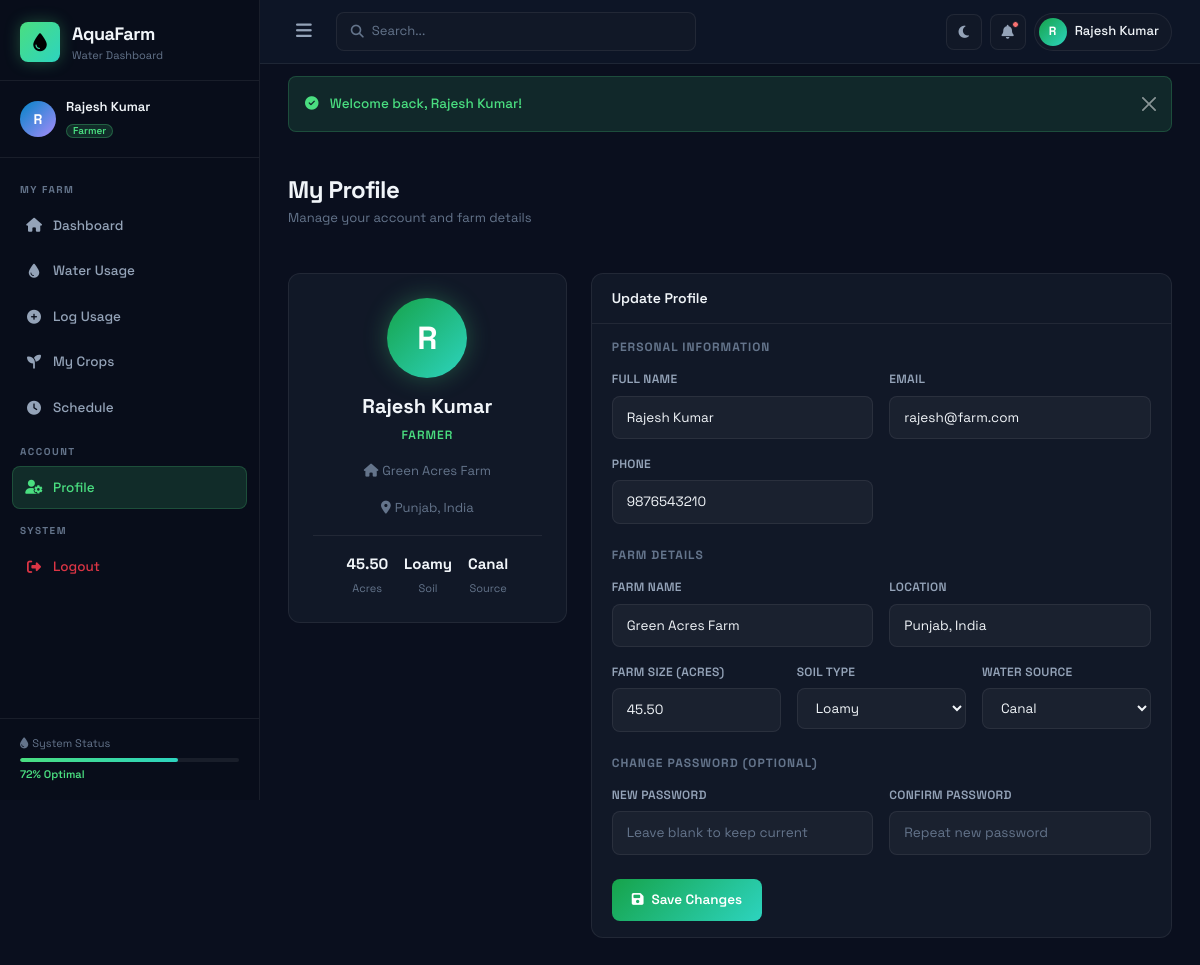
Page /dashboard/profile (signed in) on the committed database.
### tables this page shows
CREATE TABLE IF NOT EXISTS farmers (
    id INT AUTO_INCREMENT PRIMARY KEY,
    user_id INT NOT NULL,
    farm_name VARCHAR(150) NOT NULL,
    location VARCHAR(200) NOT NULL,
    farm_size DECIMAL(10,2) NOT NULL COMMENT 'in acres',
    soil_type ENUM('clay', 'sandy', 'loamy', 'silty', 'peaty', 'chalky') DEFAULT 'loamy',
    water_source ENUM('borewell', 'canal', 'rainwater', 'river', 'tank') DEFAULT 'borewell',
    phone VARCHAR(20) DEFAULT NULL,
    created_at TIMESTAMP DEFAULT CURRENT_TIMESTAMP,
    updated_at TIMESTAMP DEFAULT CURRENT_TIMESTAMP ON UPDATE CURRENT_TIMESTAMP,
    FOREIGN KEY (user_id) REFERENCES users(id) ON DELETE CASCADE
);

CREATE TABLE IF NOT EXISTS users (
    id INT AUTO_INCREMENT PRIMARY KEY,
    name VARCHAR(100) NOT NULL,
    email VARCHAR(150) NOT NULL UNIQUE,
    password VARCHAR(255) NOT NULL,
    role ENUM('admin', 'farmer') NOT NULL DEFAULT 'farmer',
    avatar VARCHAR(255) DEFAULT NULL,
    is_active TINYINT(1) DEFAULT 1,
    last_login DATETIME DEFAULT NULL,
    created_at TIMESTAMP DEFAULT CURRENT_TIMESTAMP,
    updated_at TIMESTAMP DEFAULT CURRENT_TIMESTAMP ON UPDATE CURRENT_TIMESTAMP
);

### app/core/Controller.php (called while the page is built, shortened)
<?php
class Controller {
    protected function model($model) {
        $modelFile = BASE_PATH . '/app/models/' . $model . '.php';
        if (file_exists($modelFile)) {
            return new $model();
        }
        die("Model {$model} not found.");
    }
    protected function render($view, $data = [], $layout = 'main') {
        extract($data);
        $layoutFile = BASE_PATH . '/app/views/layouts/' . $layout . '.php';
        require_once $layoutFile;
    }
}

### app/controllers/DashboardController.php (called while the page is built, shortened)
<?php
class DashboardController extends Controller {
    public function profile() {
        $farmerModel = $this->model('FarmerModel');
        $farmer = $farmerModel->getByUserId($_SESSION['user_id']);
        $flash  = $this->getFlash();
        $this->render('farmers.profile', [
            'title'  => 'My Profile',
            'farmer' => $farmer,
            'flash'  => $flash,
        ], 'main');
    }
}

### app/core/Router.php (called while the page is built, shortened)
<?php
class Router {
    private $url;
    public function __construct() {
        $this->url = $this->parseUrl();
    }
    private function parseUrl() {
        if (isset($_GET['url'])) {
            return filter_var(rtrim($_GET['url'], '/'), FILTER_SANITIZE_URL);
        }
        return '';
    }
    public function route() {
        $urlParts = $this->url ? explode('/', $this->url) : [];
        $methodName = isset($urlParts[1]) && !empty($urlParts[1])
            ? strtolower($urlParts[1])
            : 'index';
        $params = array_slice($urlParts, 2);
        $controller = new $controllerName();
        call_user_func_array([$controller, $methodName], $params);
    }
}

### app/core/App.php (called while the page is built, shortened)
<?php
class App {
    public function __construct() {
        require_once BASE_PATH . '/app/core/Database.php';
        require_once BASE_PATH . '/app/core/Model.php';
        require_once BASE_PATH . '/app/core/Controller.php';
        require_once BASE_PATH . '/app/core/Router.php';
        require_once BASE_PATH . '/app/core/Helper.php';
        $router = new Router();
        $router->route();
    }
}

### public/index.php (called while the page is built, shortened)
<?php
require_once BASE_PATH . '/app/core/App.php';
new App();

### app/core/Database.php (called while the page is built, shortened)
<?php
class Database {
    private static $instance = null;
    private $connection;
    private function __construct() {
        $port = defined('DB_PORT') ? DB_PORT : '3306';
        $dsn = 'mysql:host=' . DB_HOST . ';port=' . $port . ';dbname=' . DB_NAME . ';charset=' . DB_CHARSET;
        $options = [
            PDO::ATTR_ERRMODE            => PDO::ERRMODE_EXCEPTION,
            PDO::ATTR_DEFAULT_FETCH_MODE => PDO::FETCH_ASSOC,
            PDO::ATTR_EMULATE_PREPARES   => false,
        ];
        try {
            $this->connection = new PDO($dsn, DB_USER, DB_PASS, $options);
        } catch (PDOException $e) {
            die(json_encode(['error' => 'Database connection failed: ' . $e->getMessage()]));
        }
    }
    public static function getInstance() {
        if (self::$instance === null) {
            self::$instance = new self();
        }
        return self::$instance;
    }
    public function query($sql, $params = []) {
        $stmt = $this->connection->prepare($sql);
        $stmt->execute($params);
        return $stmt;
    }
    public function fetch($sql, $params = []) { return $this->query($sql, $params)->fetch(); }
}

### app/core/Model.php (called while the page is built, shortened)
<?php
class Model {
    public function __construct() {
        $this->db = Database::getInstance();
    }
}

### app/models/FarmerModel.php (called while the page is built, shortened)
<?php
class FarmerModel extends Model {
    public function getByUserId($userId) {
        return $this->db->fetch(
            "SELECT f.*, u.name, u.email, u.role, u.last_login
             FROM farmers f
             JOIN users u ON u.id = f.user_id
             WHERE f.user_id = ?",
            [$userId]
        );
    }
}

### app/core/Helper.php (called while the page is built, shortened)
<?php
function e($str) {
    return htmlspecialchars($str ?? '', ENT_QUOTES, 'UTF-8');
}

### app/views/farmers/profile.php (the view)
<div class="page-header">
    <div><h1 class="page-title">My Profile</h1><p class="page-subtitle">Manage your account and farm details</p></div>
</div>
<div class="row g-4">
    <div class="col-lg-4">
        <div class="card-custom text-center p-4">
            <div class="profile-avatar"><?= strtoupper(substr($farmer['name'], 0, 1)) ?></div>
            <h4 class="profile-name mt-3"><?= e($farmer['name']) ?></h4>
            <p class="profile-role">Farmer</p>
            <p class="profile-farm"><i class="fas fa-home me-1"></i><?= e($farmer['farm_name']) ?></p>
            <p class="profile-location"><i class="fas fa-map-marker-alt me-1"></i><?= e($farmer['location']) ?></p>
            <div class="profile-stats mt-3">
                <div class="pstat"><span><?= $farmer['farm_size'] ?></span><small>Acres</small></div>
                <div class="pstat"><span><?= ucfirst($farmer['soil_type'] ?? '—') ?></span><small>Soil</small></div>
                <div class="pstat"><span><?= ucfirst($farmer['water_source'] ?? '—') ?></span><small>Source</small></div>
            </div>
        </div>
    </div>
    <div class="col-lg-8">
        <div class="card-custom">
            <div class="card-header-custom"><h3 class="card-title-custom">Update Profile</h3></div>
            <div class="card-body-custom">
                <form action="<?= APP_URL ?>/dashboard/updateProfile" method="POST" class="form-custom">
                    <h6 class="section-label mb-3">Personal Information</h6>
                    <div class="row g-3">
                        <div class="col-md-6">
                            <label class="form-label-custom">Full Name</label>
                            <input type="text" name="name" class="form-control-custom" value="<?= e($farmer['name']) ?>" required>
                        </div>
                        <div class="col-md-6">
                            <label class="form-label-custom">Email</label>
                            <input type="email" name="email" class="form-control-custom" value="<?= e($farmer['email']) ?>" required>
                        </div>
                        <div class="col-md-6">
                            <label class="form-label-custom">Phone</label>
                            <input type="text" name="phone" class="form-control-custom" value="<?= e($farmer['phone'] ?? '') ?>">
                        </div>
                    </div>
                    <h6 class="section-label mt-4 mb-3">Farm Details</h6>
                    <div class="row g-3">
                        <div class="col-md-6">
                            <label class="form-label-custom">Farm Name</label>
                            <input type="text" name="farm_name" class="form-control-custom" value="<?= e($farmer['farm_name']) ?>" required>
                        </div>
                        <div class="col-md-6">
                            <label class="form-label-custom">Location</label>
                            <input type="text" name="location" class="form-control-custom" value="<?= e($farmer['location']) ?>" required>
                        </div>
                        <div class="col-md-4">
                            <label class="form-label-custom">Farm Size (acres)</label>
                            <input type="number" name="farm_size" class="form-control-custom" value="<?= $farmer['farm_size'] ?>" step="0.01">
                        </div>
                        <div class="col-md-4">
                            <label class="form-label-custom">Soil Type</label>
                            <select name="soil_type" class="form-control-custom">
                                <?php foreach (['loamy','clay','sandy','silty','peaty','chalky'] as $s): ?>
                                <option value="<?= $s ?>" <?= ($farmer['soil_type'] ?? '') === $s ? 'selected' : '' ?>><?= ucfirst($s) ?></option>
                                <?php endforeach; ?>
                            </select>
                        </div>
                        <div class="col-md-4">
                            <label class="form-label-custom">Water Source</label>
                            <select name="water_source" class="form-control-custom">
                                <?php foreach (['borewell','canal','rainwater','river','tank'] as $s): ?>
                                <option value="<?= $s ?>" <?= ($farmer['water_source'] ?? '') === $s ? 'selected' : '' ?>><?= ucfirst($s) ?></option>
                                <?php endforeach; ?>
                            </select>
                        </div>
                    </div>
                    <h6 class="section-label mt-4 mb-3">Change Password (optional)</h6>
                    <div class="row g-3">
                        <div class="col-md-6">
                            <label class="form-label-custom">New Password</label>
                            <input type="password" name="new_password" class="form-control-custom" placeholder="Leave blank to keep current">
                        </div>
                        <div class="col-md-6">
                            <label class="form-label-custom">Confirm Password</label>
                            <input type="password" name="confirm_password" class="form-control-custom" placeholder="Repeat new password">
                        </div>
                    </div>
                    <div class="form-actions mt-4">
                        <button type="submit" class="btn-primary-custom"><i class="fas fa-save me-2"></i>Save Changes</button>
                    </div>
                </form>
            </div>
        </div>
    </div>
</div>

### public/css/style.css (style rules this page uses)
:root { --bg-primary: #0a0f1e; --bg-secondary: #0d1526; --bg-card: #111827; --bg-card-hover: #1a2235; --bg-sidebar: #080d1a; --sidebar-w: 260px; --border: rgba(255,255,255,0.07); --border-hover: rgba(74,222,128,0.3); --green: #4ade80; --green-dark: #16a34a; --green-glow: rgba(74,222,128,0.15); --blue: #38bdf8; --blue-dark: #0284c7; --orange: #fb923c; --purple: #a78bfa; --red: #f87171; --teal: #2dd4bf; --yellow: #fbbf24; --text-primary: #f1f5f9; --text-secondary:#94a3b8; --text-muted: #64748b; --radius: 12px; --radius-sm: 8px; --shadow: 0 4px 24px rgba(0,0,0,0.4); --shadow-glow: 0 0 24px rgba(74,222,128,0.1); --font: 'Space Grotesk', sans-serif; --font-mono: 'DM Mono', monospace; --topbar-h: 64px; --transition: all 0.25s cubic-bezier(0.4,0,0.2,1); }
*,*::before,*::after { box-sizing:border-box;margin:0;padding:0 }
html { scroll-behavior:smooth }
body { font-family:var(--font);background:var(--bg-primary);color:var(--text-primary);font-size:14px;line-height:1.6;overflow-x:hidden;min-height:100vh }
.page-header { display:flex;align-items:flex-start;justify-content:space-between;gap:16px;margin-bottom:28px;flex-wrap:wrap }
.page-title { font-size:24px;font-weight:700;letter-spacing:-0.5px;color:var(--text-primary);margin:0 }
.page-subtitle { font-size:13px;color:var(--text-muted);margin-top:4px }
.btn-primary-custom { display:inline-flex;align-items:center;background:linear-gradient(135deg,var(--green-dark),var(--teal));color:#fff;border:none;border-radius:var(--radius-sm);padding:10px 20px;font-size:13.5px;font-weight:600;cursor:pointer;transition:var(--transition);white-space:nowrap;font-family:var(--font);text-decoration:none }
.card-custom { background:var(--bg-card);border:1px solid var(--border);border-radius:var(--radius);overflow:hidden;transition:var(--transition) }
.card-header-custom { display:flex;align-items:center;justify-content:space-between;padding:16px 20px;border-bottom:1px solid var(--border) }
.card-title-custom { font-size:14px;font-weight:600;color:var(--text-primary);margin:0 }
.card-body-custom { padding:16px 20px }
.form-label-custom { display:block;font-size:12px;font-weight:600;color:var(--text-secondary);margin-bottom:6px;letter-spacing:0.3px;text-transform:uppercase }
.form-control-custom,.form-control-custom-sm { width:100%;background:rgba(255,255,255,0.04);border:1px solid var(--border);border-radius:var(--radius-sm);padding:10px 14px;color:var(--text-primary);font-family:var(--font);font-size:13.5px;transition:var(--transition);outline:none }
.form-control-custom::placeholder,.form-control-custom-sm::placeholder { color:var(--text-muted) }
select.form-control-custom,select.form-control-custom-sm { cursor:pointer }
select.form-control-custom option { background:var(--bg-card) }
.form-actions { display:flex;align-items:center;flex-wrap:wrap;gap:8px }
.section-label { font-size:12px;font-weight:700;text-transform:uppercase;letter-spacing:1px;color:var(--text-muted) }
.profile-avatar { width:80px;height:80px;background:linear-gradient(135deg,var(--green-dark),var(--teal));border-radius:50%;display:flex;align-items:center;justify-content:center;font-size:32px;font-weight:700;color:#fff;margin:0 auto;box-shadow:0 0 24px rgba(74,222,128,0.3) }
.profile-name { font-size:20px;font-weight:700;color:var(--text-primary) }
.profile-role { font-size:12px;color:var(--green);font-weight:600;text-transform:uppercase;letter-spacing:1px }
.profile-farm,.profile-location { font-size:13px;color:var(--text-muted);margin-top:4px }
.profile-stats { display:flex;justify-content:center;gap:16px;margin-top:16px;padding-top:16px;border-top:1px solid var(--border) }
.pstat { text-align:center }
.pstat span { display:block;font-size:15px;font-weight:700;color:var(--text-primary) }
.pstat small { font-size:11px;color:var(--text-muted) }
.stat-card,.card-custom { animation:fadeInUp 0.4s ease both }

### rows in the picture
farmers: user.name "R", user.name "Rajesh Kumar", farm_name "Green Acres Farm", location "Punjab, India", farm_size "45.50", soil_type "Loamy", water_source "Canal", name "Rajesh Kumar", email "rajesh@farm.com", phone "9876543210"

### other values in the picture
substr($_SESSION['user_name'] ?? 'U', 0, 1) "R"
$_SESSION['user_name'] "Rajesh Kumar"
$_SESSION['user_role'] "Farmer"
$flash['message'] "Welcome back, Rajesh Kumar!"
